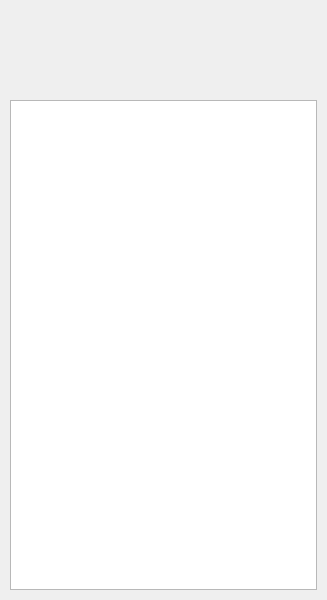
<?xml version="1.0" encoding="UTF-8"?>
<ui version="4.0">
 <class>LeftColumn</class>
 <widget class="QWidget" name="LeftColumn">
  <property name="geometry">
   <rect>
    <x>0</x>
    <y>0</y>
    <width>327</width>
    <height>600</height>
   </rect>
  </property>
  <property name="windowTitle">
   <string>Form</string>
  </property>
  <layout class="QVBoxLayout" name="main_pages_layout">
   <property name="spacing">
    <number>0</number>
   </property>
   <property name="leftMargin">
    <number>5</number>
   </property>
   <property name="topMargin">
    <number>5</number>
   </property>
   <property name="rightMargin">
    <number>5</number>
   </property>
   <property name="bottomMargin">
    <number>5</number>
   </property>
   <item>
    <widget class="QStackedWidget" name="menus">
     <property name="currentIndex">
      <number>0</number>
     </property>
     <widget class="QWidget" name="menu_1">
      <layout class="QVBoxLayout" name="verticalLayout">
       <property name="spacing">
        <number>5</number>
       </property>
       <property name="leftMargin">
        <number>5</number>
       </property>
       <property name="topMargin">
        <number>5</number>
       </property>
       <property name="rightMargin">
        <number>5</number>
       </property>
       <property name="bottomMargin">
        <number>5</number>
       </property>
       <item>
        <widget class="QWidget" name="btn_1_widget" native="true">
         <property name="minimumSize">
          <size>
           <width>0</width>
           <height>40</height>
          </size>
         </property>
         <property name="maximumSize">
          <size>
           <width>16777215</width>
           <height>40</height>
          </size>
         </property>
         <layout class="QVBoxLayout" name="btn_1_layout">
          <property name="spacing">
           <number>0</number>
          </property>
          <property name="leftMargin">
           <number>0</number>
          </property>
          <property name="topMargin">
           <number>0</number>
          </property>
          <property name="rightMargin">
           <number>0</number>
          </property>
          <property name="bottomMargin">
           <number>0</number>
          </property>
         </layout>
        </widget>
       </item>
       <item>
        <widget class="QWidget" name="btn_2_widget" native="true">
         <property name="minimumSize">
          <size>
           <width>0</width>
           <height>40</height>
          </size>
         </property>
         <property name="maximumSize">
          <size>
           <width>16777215</width>
           <height>40</height>
          </size>
         </property>
         <layout class="QVBoxLayout" name="btn_2_layout">
          <property name="spacing">
           <number>0</number>
          </property>
          <property name="leftMargin">
           <number>0</number>
          </property>
          <property name="topMargin">
           <number>0</number>
          </property>
          <property name="rightMargin">
           <number>0</number>
          </property>
          <property name="bottomMargin">
           <number>0</number>
          </property>
         </layout>
        </widget>
       </item>
       <item>
        <widget class="PyListWidget" name="videoItem_list">
         <property name="enabled">
          <bool>true</bool>
         </property>
         <property name="spacing">
          <number>10</number>
         </property>
        </widget>
       </item>
      </layout>
     </widget>
     <widget class="QWidget" name="menu_2">
      <layout class="QVBoxLayout" name="verticalLayout_2">
       <property name="spacing">
        <number>5</number>
       </property>
       <property name="leftMargin">
        <number>5</number>
       </property>
       <property name="topMargin">
        <number>5</number>
       </property>
       <property name="rightMargin">
        <number>5</number>
       </property>
       <property name="bottomMargin">
        <number>5</number>
       </property>
       <item>
        <widget class="QWidget" name="btn_4_widget" native="true">
         <property name="minimumSize">
          <size>
           <width>0</width>
           <height>40</height>
          </size>
         </property>
         <property name="maximumSize">
          <size>
           <width>16777215</width>
           <height>40</height>
          </size>
         </property>
         <layout class="QVBoxLayout" name="btn_4_layout">
          <property name="spacing">
           <number>0</number>
          </property>
          <property name="leftMargin">
           <number>0</number>
          </property>
          <property name="topMargin">
           <number>0</number>
          </property>
          <property name="rightMargin">
           <number>0</number>
          </property>
          <property name="bottomMargin">
           <number>0</number>
          </property>
         </layout>
        </widget>
       </item>
       <item>
        <widget class="QLabel" name="label_2">
         <property name="font">
          <font>
           <pointsize>16</pointsize>
          </font>
         </property>
         <property name="styleSheet">
          <string notr="true">font-size: 16pt</string>
         </property>
         <property name="text">
          <string>Menu 2 - Left Menu</string>
         </property>
         <property name="alignment">
          <set>Qt::AlignmentFlag::AlignCenter</set>
         </property>
        </widget>
       </item>
       <item>
        <widget class="QLabel" name="label_3">
         <property name="font">
          <font>
           <pointsize>9</pointsize>
          </font>
         </property>
         <property name="styleSheet">
          <string notr="true">font-size: 9pt</string>
         </property>
         <property name="text">
          <string>This is just an example menu.
Add Qt Widgets or your custom widgets here.</string>
         </property>
         <property name="alignment">
          <set>Qt::AlignmentFlag::AlignCenter</set>
         </property>
         <property name="wordWrap">
          <bool>true</bool>
         </property>
        </widget>
       </item>
      </layout>
     </widget>
    </widget>
   </item>
  </layout>
 </widget>
 <customwidgets>
  <customwidget>
   <class>PyListWidget</class>
   <extends>QListWidget</extends>
   <header location="global">gui.widgets.py_list_widget</header>
  </customwidget>
 </customwidgets>
 <resources/>
 <connections/>
</ui>
